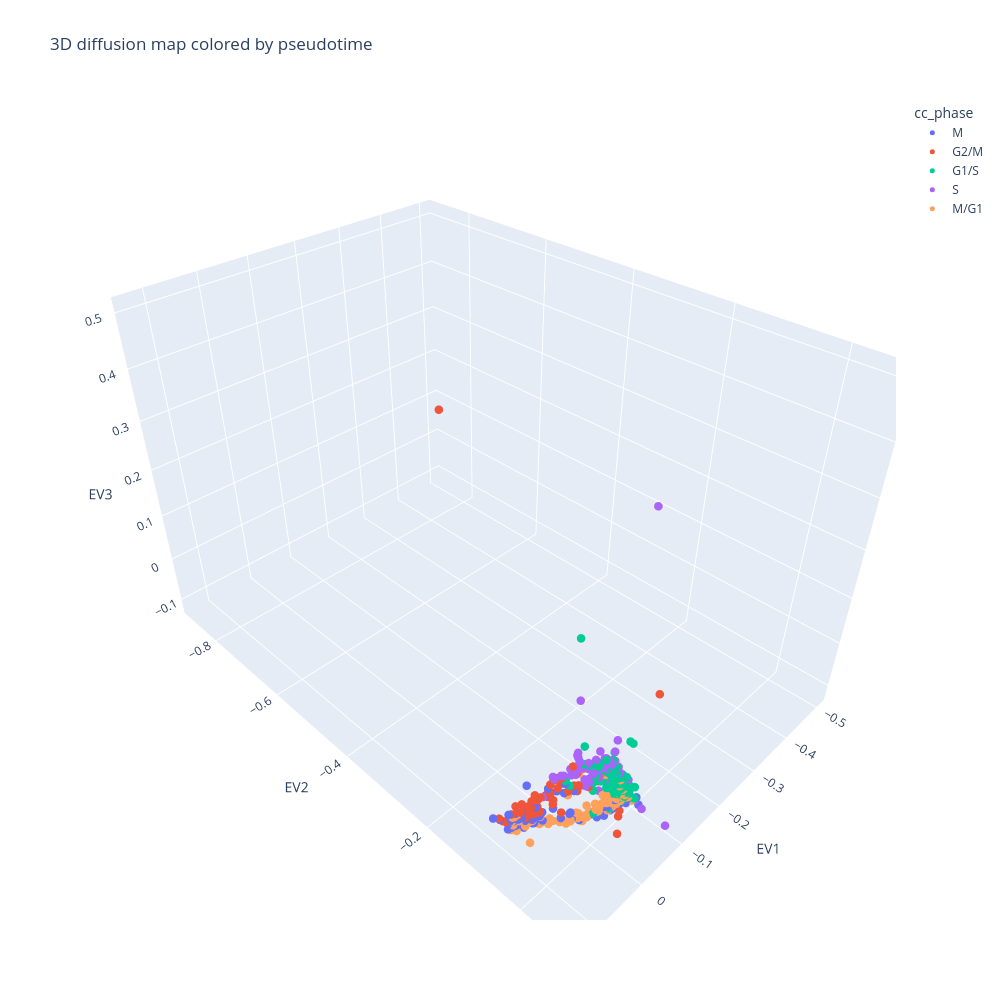

Here is the notebook cell this chart was saved with:
### Code cell
import matplotlib.pyplot as plt
from mpl_toolkits.mplot3d import Axes3D
import plotly.express as px

fig = px.scatter_3d(
    adata.obs,
    x="EV1",
    y="EV2",
    z="EV3",
    color="cc_phase",
    hover_data=["cc_phase","dpt_rank","dpt"],
    title="3D diffusion map colored by pseudotime",
    width=1000,
    height=1000,
)
fig.update_traces(marker=dict(size=5))

fig.show()
